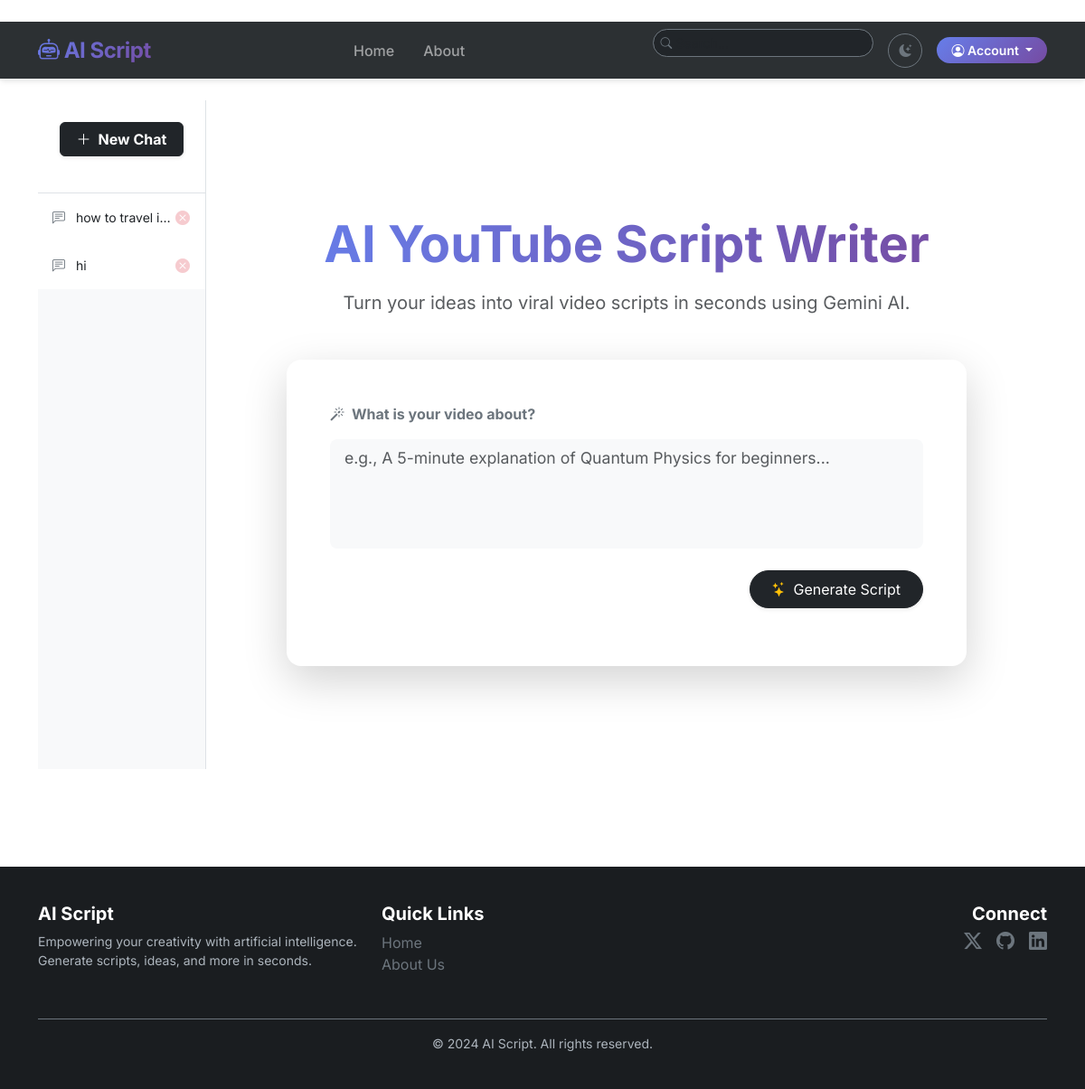
The page /home (signed in) on the database as committed earlier.
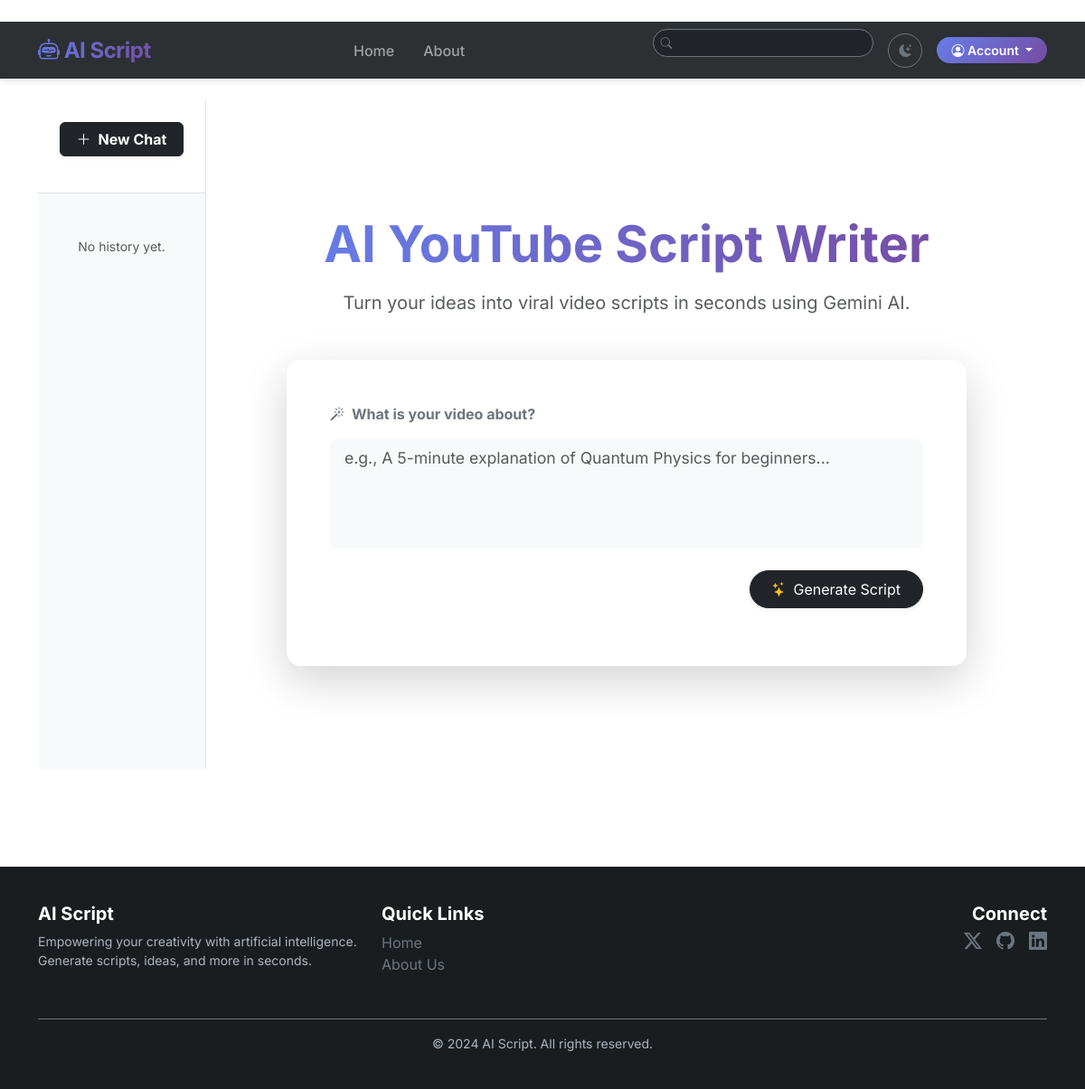
The same page on the database as committed later.
### ai_script_generator/Models.py (models this page shows, shortened)
class Chat(db.Model):
    id=db.Column(db.Integer,primary_key=True,nullable=False)
    title=db.Column(db.String(100),nullable=False)
    date=db.Column(db.DateTime,nullable=False,default=datetime.utcnow)
    content=db.Column(db.Text, nullable=False)
    user_id=db.Column(db.Integer,db.ForeignKey('user.id'),nullable=False)

### ai_script_generator/main/routes.py (the view, shortened to what this page needs)
@main.route('/',methods=['GET','POST'])
@main.route('/home',methods=['GET','POST'])
def home():
    chats=[]
    if current_user.is_authenticated:
         chats=Chat.query.filter_by(user_id=current_user.id).all()
    return render_template('index.html', chats=chats)

### ai_script_generator/Models.py (called while the page is built)
@login_manager.user_loader
def loaduser(user_id):
    return User.query.get(int(user_id))

### ai_script_generator/templates/index.html (shortened to what this page needs)
{% extends "layout.html" %}
{% block content %}
<div class="container-fluid">
    <div class="row">
        <div class="col-md-3 col-lg-2 bg-light border-end p-0 d-flex flex-column"
             style="height: calc(100vh - 60px); position: sticky; top: 60px; overflow-y: auto;">
            <div class="p-4 border-bottom bg-white sticky-top">
                <form action="{{ url_for('chats.new_chat') }}" method="post" class="d-grid">
                    <button type="submit" class="btn btn-dark shadow-sm fw-bold">
                        <i class="bi bi-plus-lg me-2"></i>New Chat
                    </button>
                </form>
            </div>
            <div class="flex-grow-1">
                {% if current_user.is_authenticated and chats %}
                <div class="list-group list-group-flush">
                    {% for chat in chats %}
                    <div class="list-group-item list-group-item-action border-0 p-3 d-flex justify-content-between align-items-center ">
                        <a href="{{ url_for('chats.view_chat', chat_id=chat.id) }}" class="text-decoration-none text-truncate flex-grow-1 text-dark small">
                            <i class="bi bi-chat-left-text me-2 text-secondary"></i> {{ chat.title }}
                        </a>
                        <form action="{{ url_for('chats.delete_chat', chat_id=chat.id) }}" method="post" class="m-0" onsubmit="return confirm('Delete?');">
                            <button type="submit" class="btn btn-link p-0 text-danger opacity-25 hover-opacity-100">
                                <i class="bi bi-x-circle-fill"></i>
                            </button>
                        </form>
                    </div>
                    {% endfor %}
                </div>
                {% else %}
                <div class="text-center text-muted mt-5 px-3">
                    <small>No history yet.</small>
                </div>
                {% endif %}
            </div>
        </div>
        <div class="col-md-9 col-lg-10 bg-white">
            <div class="d-flex flex-column align-items-center justify-content-center min-vh-100 py-5">
                <div class="w-100 px-4" style="max-width: 800px;">
                    <div class="text-center mb-5">
                        <h1 class="fw-bold display-4 mb-3" style="background: linear-gradient(90deg, #667eea 0%, #764ba2 100%); -webkit-background-clip: text; -webkit-text-fill-color: transparent;">
                            AI YouTube Script Writer
                        </h1>
                        <p class="text-muted fs-5">
                            Turn your ideas into viral video scripts in seconds using Gemini AI.
                        </p>
                    </div>
                    <div class="card border-0 shadow-lg rounded-4 overflow-hidden bg-white mb-5">
                        <div class="card-body p-4 p-md-5">
                            <form action="/" method="POST">
                                <div class="mb-4">
                                    <label for="user_input" class="form-label fw-bold text-secondary mb-3">
                                        <i class="bi bi-magic me-2"></i>What is your video about?
                                    </label>
                                    <textarea name="user_input" id="user_input" rows="4"
                                              class="form-control form-control-lg bg-light border-0"
                                              placeholder="e.g., A 5-minute explanation of Quantum Physics for beginners..."
                                              style="resize: none; font-size: 1.1rem;"></textarea>
                                </div>
                                <div class="d-flex justify-content-end">
                                    <button type="submit" class="btn btn-dark px-4 py-2 rounded-pill shadow-sm">
                                        <i class="bi bi-stars text-warning me-2"></i>Generate Script
                                    </button>
                                </div>
                            </form>
                        </div>
                    </div>
                </div>
            </div>
        </div>
    </div>
</div>
{% endblock content %}

### ai_script_generator/templates/layout.html (shortened to what this page needs)
﻿<!DOCTYPE html>
<html lang="en" data-bs-theme="light">
<head>
    <link href="https://cdn.jsdelivr.net/npm/bootstrap@5.3.3/dist/css/bootstrap.min.css" rel="stylesheet">
    <link rel="stylesheet" href="https://cdn.jsdelivr.net/npm/bootstrap-icons@1.11.1/font/bootstrap-icons.css">
</head>
<body>
    <nav class="navbar navbar-expand-lg navbar-dark sticky-top">
        <div class="container">
            <a class="navbar-brand" href="{{ url_for('main.home') }}">
                <i class="bi bi-robot"></i> AI Script
            </a>
            <div class="collapse navbar-collapse" id="navbarSupportedContent">
                <ul class="navbar-nav me-auto mb-2 mb-lg-0 mx-auto">
                    <li class="nav-item px-2">
                        <a class="nav-link" href="{{ url_for('main.home') }}">Home</a>
                    </li>
                    <li class="nav-item px-2">
                        <a class="nav-link" href="{{ url_for('main.about') }}">About</a>
                    </li>
                </ul>
                <div class="d-flex align-items-center gap-3">
                    <form class="d-none d-lg-flex position-relative">
                        <input class="form-control form-control-sm rounded-pill ps-4 bg-dark text-light border-secondary" type="search" placeholder="Search..." aria-label="Search">
                        <i class="bi bi-search position-absolute top-50 start-0 translate-middle-y ms-2 text-secondary" style="font-size: 0.8rem;"></i>
                    </form>
                    <button class="btn btn-sm btn-outline-secondary rounded-circle" id="darkModeBtn" onclick="toggleTheme()" style="width: 38px; height: 38px;">
                        <i class="bi bi-moon-stars-fill" id="themeIcon"></i>
                    </button>
                    <div class="dropdown">
                        <a class="btn btn-gradient btn-sm dropdown-toggle rounded-pill px-3" href="#" role="button" data-bs-toggle="dropdown" aria-expanded="false">
                            {% if current_user.is_authenticated %}
                            <i class="bi bi-person-circle"></i> Account
                            {% else %}
                            Get Started
                            {% endif %}
                        </a>
                    </div>
                </div>
            </div>
        </div>
    </nav>
    <div class="main-wrapper">
        <div class="container mt-4 mb-5">
            {% block content %}
            {% endblock content %}
        </div>
    </div>
    <footer>
        <div class="container">
            <div class="row">
                <div class="col-md-4 mb-3">
                    <h5 class="text-white fw-bold">AI Script</h5>
                    <p class="small">Empowering your creativity with artificial intelligence. Generate scripts, ideas, and more in seconds.</p>
                </div>
                <div class="col-md-4 mb-3">
                    <h5 class="text-white fw-bold">Quick Links</h5>
                    <ul class="list-unstyled">
                        <li><a href="{{ url_for('main.home') }}" class="text-decoration-none text-secondary hover-light">Home</a></li>
                        <li><a href="{{ url_for('main.about') }}" class="text-decoration-none text-secondary hover-light">About Us</a></li>
                    </ul>
                </div>
                <div class="col-md-4 mb-3 text-md-end">
                    <h5 class="text-white fw-bold">Connect</h5>
                    <div class="d-flex gap-3 justify-content-md-end">
                        <a href="#" class="text-secondary fs-5"><i class="bi bi-twitter-x"></i></a>
                        <a href="#" class="text-secondary fs-5"><i class="bi bi-github"></i></a>
                        <a href="#" class="text-secondary fs-5"><i class="bi bi-linkedin"></i></a>
                    </div>
                </div>
            </div>
            <div class="border-top border-secondary pt-3 mt-3 text-center small">
                &copy; 2024 AI Script. All rights reserved.
            </div>
        </div>
    </footer>
</body>
</html>

### ai_script_generator/templates/layout.html (style rules this page uses)
:root { --primary-gradient: linear-gradient(135deg, #667eea 0%, #764ba2 100%); }
body { font-family: 'Inter', sans-serif; display: flex; flex-direction: column; min-height: 100vh; transition: background-color 0.3s ease, color 0.3s ease; }
.navbar { backdrop-filter: blur(10px); -webkit-backdrop-filter: blur(10px); background-color: rgba(33, 37, 41, 0.95) !important; box-shadow: 0 4px 6px -1px rgba(0, 0, 0, 0.1); }
.navbar-brand { font-weight: 700; letter-spacing: -0.5px; background: var(--primary-gradient); -webkit-background-clip: text; -webkit-text-fill-color: transparent; font-size: 1.5rem; }
.nav-link { font-weight: 500; transition: color 0.2s; }
.btn-gradient { background: var(--primary-gradient); border: none; color: white; font-weight: 600; }
.main-wrapper { flex: 1; }
footer { margin-top: auto; background-color: #1a1d20; padding: 40px 0; color: #adb5bd; }

Rows that differ between the two databases and show on the page:
removed Chat: title "how to travel i…"
removed Chat: title "hi"
Other text that changed with them:
text now shown: "No history yet."
